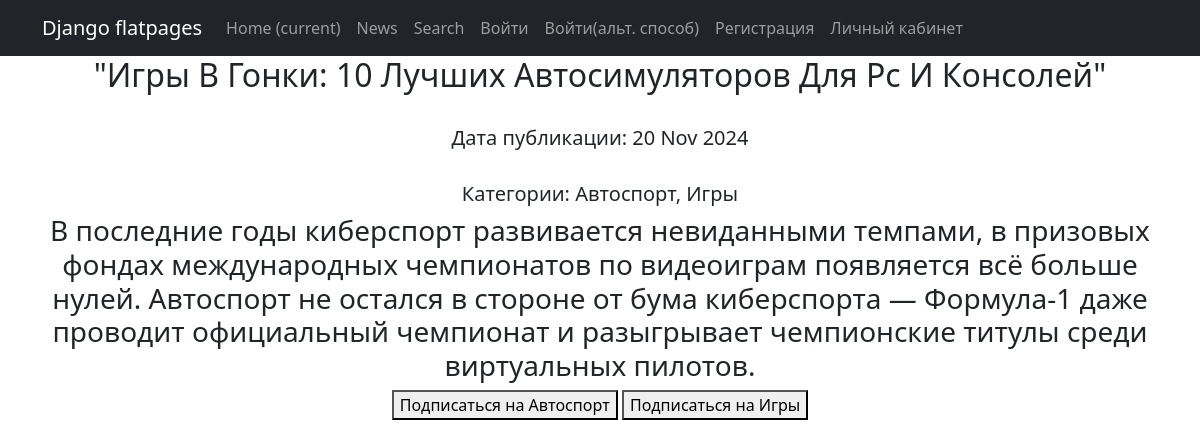
Screenshot of /news/1 with the database file from the repository.
### news/models.py (models this page shows, shortened)
class Post(models.Model):
    ARTICLE = 'AR'
    NEWS = 'NE'
    POST_TYPE_CHOICES = [
        (ARTICLE, 'Article'),
        (NEWS, 'News'),
    ]
    author = models.ForeignKey(Author, on_delete=models.CASCADE)
    post_type = models.CharField(max_length=2, choices=POST_TYPE_CHOICES)
    created_time = models.DateTimeField(auto_now_add=True)
    categories = models.ManyToManyField(Category, through='PostCategory')
    title = models.CharField(max_length=200)
    content = models.TextField()
    rating = models.IntegerField(default=0)
    def __str__(self):
        return f'{self.title.title()}'
    def view(self):
        return f'{self.content}'

class Category(models.Model):
    name = models.CharField(max_length=100, unique=True)
    subscribers = models.ManyToManyField(User, related_name='subscribed_categories', blank=True)
    def __str__(self):
        return self.name

### news/views.py (the view)
# urls.py: path('<int:pk>', NewDetail.as_view(), name='NewDetail'),
class NewDetail(DetailView):
    model = Post
    template_name = 'post.html'
    context_object_name = 'post'
    def get_context_data(self, **kwargs):
        context = super().get_context_data(**kwargs)
        context['categories'] = self.object.categories.all()
        return context

### news/templatetags/my_filters.py (called while the page is built)
@register.filter
def censor(value):
    if not isinstance(value, str):
        raise ValueError("Фильтр 'censor' может применяться только к строкам.")
    def replace_bad_word(match):
        word = match.group(0)
        return word[0] + '*' * (len(word) - 1)
    pattern = r'\b(' + '|'.join(BAD_WORDS) + r')\b'
    return re.sub(pattern, replace_bad_word, value, flags=re.IGNORECASE)

### templates/post.html (shortened to what this page needs)
{% extends 'flatpages/default.html' %}
{% load my_filters %}
{% block content %}
<h2>"{{ post }}"</h2>
<br>
<h5>Дата публикации: {{ post.created_time|date:'d M Y' }}</h5>
<br>
<h5>Категории: {{ categories|join:", " }}</h5>
<h3>{{ post.view|censor }}</h3>
{% for category in post.categories.all %}
    <form method="post" action="{% url 'subscribe_to_category' category.id %}" style="display:inline;">
        <button type="submit" name="subscribe">Подписаться на {{ category.name }}</button>
    </form>
{% endfor %}
{% endblock content %}

### rows the page displays
Post: title "Игры В Гонки: 10 Лучших Автосимуляторов Для Pc И Консолей", created_time "20 Nov 2024", view|censor "В последние годы киберспорт развивается невиданными темпами, в призовых фондах международных чемпионатов по видеоиграм появляется всё больше нулей. Автоспорт не остался в стороне от бума киберспорта — Формула-1 даже проводит официальный чемпионат и разыгрывает чемпионские титулы среди виртуальных пилотов."
Category: name.name "Автоспорт, Игры", name "Автоспорт"
Category: name "Игры"
